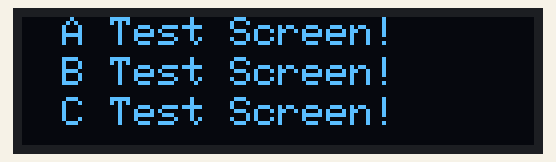
A sketch run on a simulated Arduino Uno, built with avr-gcc and run on an emulated ATmega328P. Parts: 128×32 one-colour display. The display library's start-up logo is not drawn.

Above: at 2.26 s.
At 2.61 s:
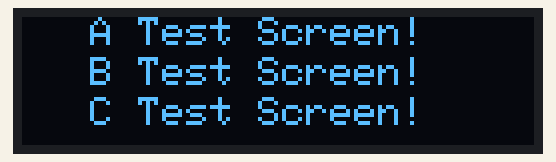
At 3.21 s:
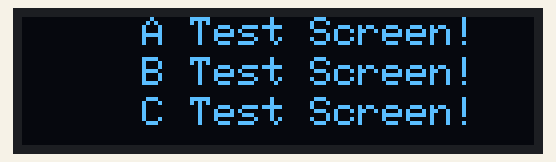
At 4.11 s:
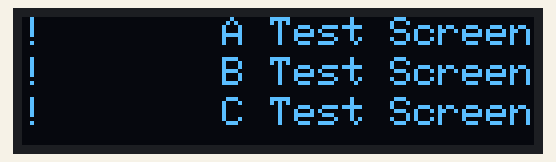
At 5.01 s:
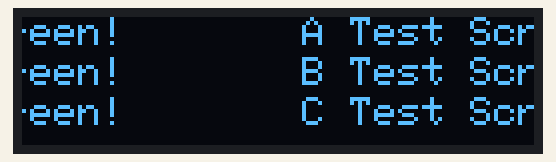
At 5.91 s:
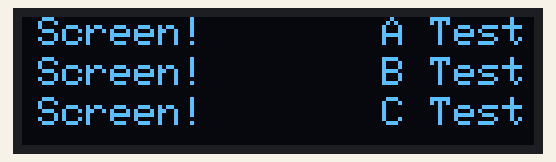

The sketch:

Screen_scroll_test.ino
```cpp
#include <SPI.h>
#include <Wire.h>
#include <Adafruit_GFX.h>
#include <Adafruit_SSD1306.h>

#define SCREEN_WIDTH 128 // OLED display width, in pixels
#define SCREEN_HEIGHT 32 // OLED display height, in pixels

#define OLED_RESET     4 // Reset pin # (or -1 if sharing Arduino reset pin)
#define SCREEN_ADDRESS 0x3C ///< See datasheet for Address; 0x3D for 128x64, 0x3C for 128x32

Adafruit_SSD1306 display(SCREEN_WIDTH, SCREEN_HEIGHT, &Wire, OLED_RESET);

void setup() {
  // SSD1306_SWITCHCAPVCC = generate display voltage from 3.3V internally
  if(!display.begin(SSD1306_SWITCHCAPVCC, SCREEN_ADDRESS)) {
    for(;;); // Don't proceed, loop forever
  }

  // Show initial display buffer contents on the screen --
  // the library initializes this with an Adafruit splash screen.
  display.display();
  delay(2000); // Pause for 2 seconds


//  display.stopscroll();

  ////////////////////////////////////////


}

void loop()
{
  // Clear the buffer
  display.clearDisplay();

  display.setTextSize(1); // Draw 2X-scale text
  display.setTextColor(SSD1306_WHITE);
  display.setCursor(10, 0);
  display.println(F("A Test Screen!"));
  display.setCursor(10, 10);
  display.println(F("B Test Screen!"));
  display.setCursor(10, 20);
  display.println(F("C Test Screen!"));
  display.display();      // Show initial text
  delay(100);
  display.startscrollright(0x00, 0x0F);
  delay(4000);
}
```

Measured:
- by itself, everything shown: repeats every 4.1 s, in 14 steps
- what the display in image 0 shows lasts 0.4 s, from 2.1 s to 2.5 s
